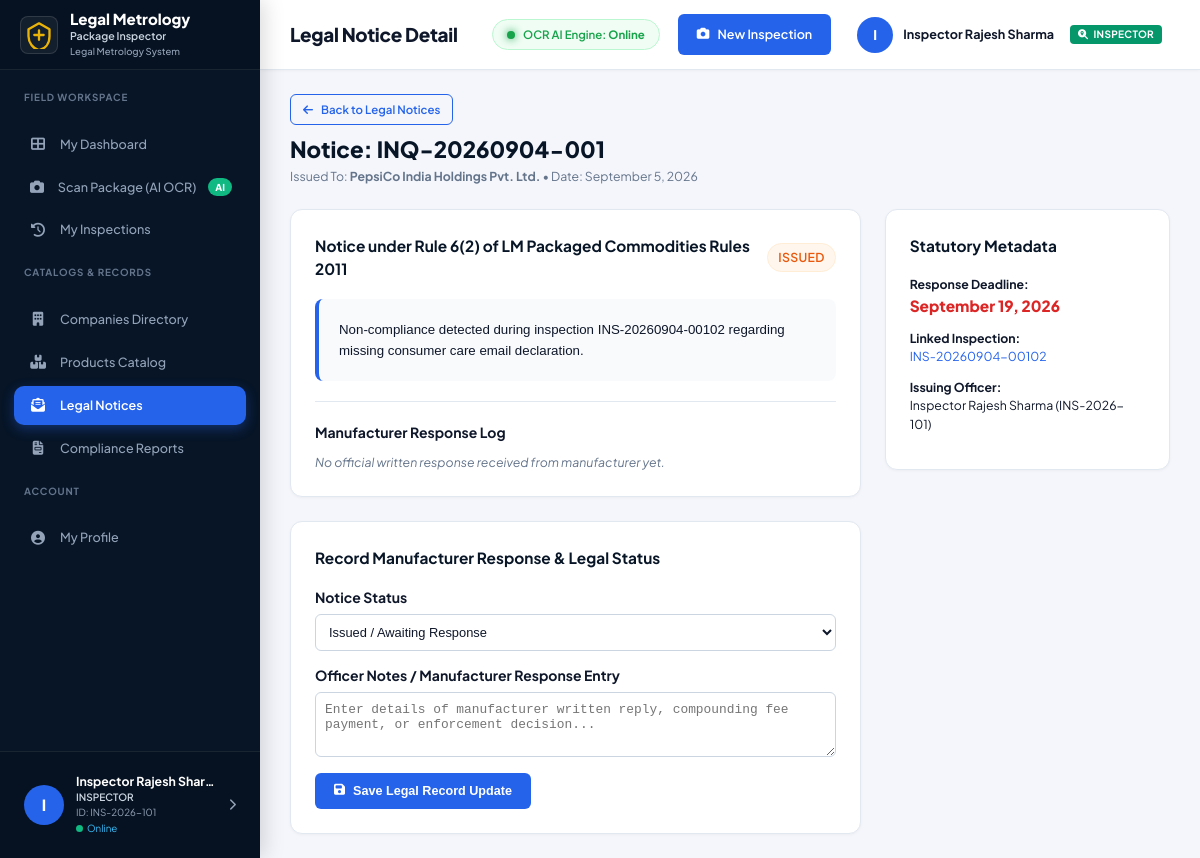
/pages/inquiry-details.php?id=1 (signed in), run on the app's committed database.
### tables this page shows
CREATE TABLE `inquiries` (
    `id` INT AUTO_INCREMENT PRIMARY KEY,
    `inquiry_number` VARCHAR(50) NOT NULL UNIQUE,
    `company_id` INT DEFAULT NULL,
    `product_id` INT DEFAULT NULL,
    `inspection_id` INT DEFAULT NULL,
    `inspector_id` INT NOT NULL,
    `manufacturer_name` VARCHAR(150) NOT NULL,
    `subject` VARCHAR(255) NOT NULL,
    `description` TEXT NOT NULL,
    `response_deadline` DATE NOT NULL,
    `manufacturer_response` TEXT DEFAULT NULL,
    `status` ENUM('Issued', 'Responded', 'Under Review', 'Resolved', 'Escalated') DEFAULT 'Issued',
    `issued_at` TIMESTAMP DEFAULT CURRENT_TIMESTAMP,
    FOREIGN KEY (`company_id`) REFERENCES `companies`(`id`) ON DELETE SET NULL,
    FOREIGN KEY (`product_id`) REFERENCES `products`(`id`) ON DELETE SET NULL,
    FOREIGN KEY (`inspection_id`) REFERENCES `inspections`(`id`) ON DELETE SET NULL,
    FOREIGN KEY (`inspector_id`) REFERENCES `users`(`id`) ON DELETE RESTRICT
);

CREATE TABLE `users` (
    `id` INT AUTO_INCREMENT PRIMARY KEY,
    `employee_id` VARCHAR(50) NOT NULL UNIQUE,
    `full_name` VARCHAR(100) NOT NULL,
    `email` VARCHAR(120) NOT NULL UNIQUE,
    `password_hash` VARCHAR(255) NOT NULL,
    `role` ENUM('officer', 'inspector') NOT NULL DEFAULT 'inspector',
    `department` VARCHAR(100) DEFAULT 'Legal Metrology Enforcement',
    `designation` VARCHAR(100) DEFAULT 'Inspector',
    `office_region` VARCHAR(100) DEFAULT 'Zone 1 - Headquarters',
    `joining_date` DATE DEFAULT NULL,
    `phone` VARCHAR(20) DEFAULT NULL,
    `status` ENUM('Active', 'Inactive', 'Suspended') NOT NULL DEFAULT 'Active',
    `last_login` DATETIME DEFAULT NULL,
    `created_at` TIMESTAMP DEFAULT CURRENT_TIMESTAMP,
    `updated_at` TIMESTAMP DEFAULT CURRENT_TIMESTAMP ON UPDATE CURRENT_TIMESTAMP
);

CREATE TABLE `inspections` (
    `id` INT AUTO_INCREMENT PRIMARY KEY,
    `inspection_number` VARCHAR(50) NOT NULL UNIQUE,
    `company_id` INT DEFAULT NULL,
    `product_id` INT DEFAULT NULL,
    `inspector_id` INT NOT NULL,
    `inspection_type` VARCHAR(100) DEFAULT 'Routine Market Inspection',
    `package_image_url` VARCHAR(500) DEFAULT NULL,
    `raw_ocr_text` LONGTEXT DEFAULT NULL,
    `extracted_json` JSON DEFAULT NULL,
    `overall_status` ENUM('COMPLIANT', 'NON_COMPLIANT', 'PENDING_REVIEW') NOT NULL DEFAULT 'COMPLIANT',
    `risk_level` ENUM('LOW', 'MEDIUM', 'HIGH', 'CRITICAL') DEFAULT 'LOW',
    `compliance_score` DECIMAL(5,2) NOT NULL DEFAULT 100.00,
    `notes` TEXT DEFAULT NULL,
    `inspection_date` DATETIME DEFAULT CURRENT_TIMESTAMP,
    `created_at` TIMESTAMP DEFAULT CURRENT_TIMESTAMP,
    FOREIGN KEY (`company_id`) REFERENCES `companies`(`id`) ON DELETE SET NULL,
    FOREIGN KEY (`product_id`) REFERENCES `products`(`id`) ON DELETE SET NULL,
    FOREIGN KEY (`inspector_id`) REFERENCES `users`(`id`) ON DELETE RESTRICT
);

### includes/functions.php (called while the page is built, shortened)
<?php
function is_logged_in() {
    return isset($_SESSION['user_id']) && !empty($_SESSION['user_id']);
}
function get_logged_user() {
    return [
        'id' => $_SESSION['user_id'],
        'employee_id' => $_SESSION['employee_id'] ?? '',
        'name' => $_SESSION['name'] ?? 'Officer',
        'email' => $_SESSION['email'] ?? '',
        'role' => strtolower($_SESSION['role'] ?? 'inspector'),
        'department' => $_SESSION['department'] ?? 'Legal Metrology'
    ];
}

### pages/inquiry-details.php (the view, shortened to what this page needs)
<?php
$pageTitle = 'Legal Notice Detail';
require_once __DIR__ . '/../includes/header.php';
require_once __DIR__ . '/../includes/sidebar.php';
$db = getDB();
$id = $_GET['id'] ?? null;
$stmt = $db->prepare("
    SELECT inq.*,
           i.inspection_number, i.overall_status AS inspection_status, i.compliance_score, i.id AS inspection_ref_id,
           p.product_name, p.category, p.gtin_barcode,
           u.full_name AS inspector_name, u.employee_id AS inspector_emp_id, u.department
    FROM inquiries inq
    LEFT JOIN inspections i ON inq.inspection_id = i.id
    LEFT JOIN products p ON i.product_id = p.id
    LEFT JOIN users u ON inq.inspector_id = u.id
    WHERE inq.id = ? OR inq.inquiry_number = ?
    LIMIT 1
");
$stmt->execute([$id, $id]);
$inquiry = $stmt->fetch();
?>
<div class="main-content">
    <?php require_once __DIR__ . '/../includes/navbar.php'; ?>
    <div class="content-body">
        <div style="margin-bottom: 24px;">
            <a href="inquiries.php" class="btn btn-outline btn-sm" style="margin-bottom: 8px;">
                <i class="fas fa-arrow-left"></i> Back to Legal Notices
            </a>
            <h2 style="font-size: 1.6rem; font-weight: 800; color: var(--primary-dark);">
                Notice: <?php echo htmlspecialchars($inquiry['inquiry_number']); ?>
            </h2>
            <p style="font-size: 0.88rem; color: var(--text-muted);">
                Issued To: <strong><?php echo htmlspecialchars($inquiry['manufacturer_name']); ?></strong> &bull; Date: <?php echo date('F j, Y', strtotime($inquiry['issued_at'])); ?>
            </p>
        </div>
        <div style="display: grid; grid-template-columns: 2fr 1fr; gap: 24px;">
            <div style="display: flex; flex-direction: column; gap: 24px;">
                <div class="card">
                    <div class="card-header" style="display: flex; justify-content: space-between; align-items: center;">
                        <h3 class="card-title"><?php echo htmlspecialchars($inquiry['subject']); ?></h3>
                        <span class="badge badge-warning" style="font-size: 0.88rem;"><?php echo htmlspecialchars($inquiry['status']); ?></span>
                    </div>
                    <div class="card-body">
                        <div style="background: #f8fafc; padding: 20px; border-radius: 8px; border-left: 4px solid var(--primary); font-family: sans-serif; font-size: 0.95rem; line-height: 1.6; white-space: pre-wrap; margin-bottom: 20px; color: #0f172a;"><?php echo htmlspecialchars($inquiry['description']); ?></div>
                        <div style="border-top: 1px solid var(--border); padding-top: 20px;">
                            <h4 style="font-size: 1rem; font-weight: 700; margin-bottom: 10px;">Manufacturer Response Log</h4>
                            <?php if (!empty($inquiry['manufacturer_response'])): ?>
                                <div style="background: #f1f5f9; padding: 16px; border-radius: 8px; font-size: 0.9rem; white-space: pre-wrap; color: #334155;"><?php echo htmlspecialchars($inquiry['manufacturer_response']); ?></div>
                            <?php else: ?>
                                <p style="font-size: 0.88rem; color: var(--text-muted); font-style: italic;">No official written response received from manufacturer yet.</p>
                            <?php endif; ?>
                        </div>
                    </div>
                </div>
                <div class="card">
                    <div class="card-header">
                        <h3 class="card-title">Record Manufacturer Response & Legal Status</h3>
                    </div>
                    <div class="card-body">
                        <form id="updateInquiryForm">
                            <div class="form-group" style="margin-bottom: 14px;">
                                <label><strong>Notice Status</strong></label>
                                <select id="updateStatusSelect" class="form-control" style="width: 100%; padding: 9px; border: 1px solid #cbd5e1; border-radius: 6px;">
                                    <option value="Issued" <?php echo ($inquiry['status'] === 'Issued') ? 'selected' : ''; ?>>Issued / Awaiting Response</option>
                                </select>
                            </div>
                            <div class="form-group" style="margin-bottom: 16px;">
                                <label><strong>Officer Notes / Manufacturer Response Entry</strong></label>
                                <textarea id="updateResponseNotes" class="form-control" rows="3" placeholder="Enter details of manufacturer written reply, compounding fee payment, or enforcement decision..." style="width: 100%; padding: 9px; border: 1px solid #cbd5e1; border-radius: 6px;"></textarea>
                            </div>
                            <button type="button" class="btn btn-primary" id="btnSaveInquiryUpdate">
                                <i class="fas fa-save"></i> Save Legal Record Update
                            </button>
                        </form>
                    </div>
                </div>
            </div>
            <div style="display: flex; flex-direction: column; gap: 24px;">
                <div class="card">
                    <div class="card-header">
                        <h3 class="card-title">Statutory Metadata</h3>
                    </div>
                    <div class="card-body" style="font-size: 0.88rem;">
                        <div style="margin-bottom: 12px;">
                            <strong>Response Deadline:</strong><br>
                            <span style="font-size: 1.1rem; font-weight: 800; color: #dc2626;">
                                <?php echo date('F j, Y', strtotime($inquiry['response_deadline'])); ?>
                            </span>
                        </div>
                        <div style="margin-bottom: 12px;">
                            <strong>Linked Inspection:</strong><br>
                            <a href="inspection-result.php?id=<?php echo $inquiry['inspection_ref_id']; ?>" class="table-id-link">
                                <?php echo htmlspecialchars($inquiry['inspection_number'] ?? 'View Inspection'); ?>
                            </a>
                        </div>
                        <div style="margin-bottom: 12px;">
                            <strong>Issuing Officer:</strong><br>
                            <?php echo htmlspecialchars($inquiry['inspector_name']); ?> (<?php echo htmlspecialchars($inquiry['inspector_emp_id']); ?>)
                        </div>
                    </div>
                </div>
            </div>
        </div>
    </div>
</div>
<?php require_once __DIR__ . '/../includes/footer.php'; ?>

### includes/navbar.php (shortened to what this page needs)
<?php
$currentUser = get_logged_user();
$headerTitle = $headerTitle ?? $pageTitle ?? 'Officer Control Dashboard';
$userInitial = strtoupper(substr($currentUser['name'] ?? 'F', 0, 1));
?>
<header class="top-navbar">
    <div class="navbar-left">
        <h1 class="top-navbar-title"><?php echo htmlspecialchars($headerTitle); ?></h1>
    </div>
    <div class="navbar-right">
        <div class="ocr-engine-pill">
            <span class="ocr-dot"></span>
            <span class="ocr-text">OCR AI Engine: <strong>Online</strong></span>
        </div>
        <a href="new-inspection.php" class="btn btn-primary top-cta-btn">
            <i class="fas fa-camera"></i> New Inspection
        </a>
        <a href="profile.php" class="top-user-pill">
            <span class="top-user-avatar"><?php echo $userInitial; ?></span>
            <span class="top-user-name"><?php echo htmlspecialchars($currentUser['name'] ?? 'User'); ?></span>
            <?php if (strtolower($currentUser['role'] ?? '') === 'officer'): ?>
                <span class="badge" style="background-color: #2563eb; color: #ffffff; padding: 2px 8px; border-radius: 4px; font-size: 0.72rem; font-weight: 700; margin-left: 6px;">
                    <i class="fas fa-shield-alt"></i> OFFICER
                </span>
            <?php else: ?>
                <span class="badge" style="background-color: #059669; color: #ffffff; padding: 2px 8px; border-radius: 4px; font-size: 0.72rem; font-weight: 700; margin-left: 6px;">
                    <i class="fas fa-search-location"></i> INSPECTOR
                </span>
            <?php endif; ?>
        </a>
    </div>
</header>

### css/responsive.css (style rules this page uses)
*, *::before, *::after { box-sizing: border-box; }
body, p, span, div, h1, h2, h3, h4, h5, h6, label, td, th, input, textarea, select, a { word-wrap: break-word; overflow-wrap: break-word; word-break: normal; max-width: 100%; }
@media (min-width: 993px) { .main-wrapper, .main-content { margin-left: 260px !important; width: calc(100% - 260px) !important; } }

### data on the page
inquiries: inspector.full_name "I", inspector.full_name "Inspector Rajesh Sharma", inquiry_number "INQ-20260904-001", manufacturer_name "PepsiCo India Holdings Pvt. Ltd.", issued_at "September 5, 2026", subject "Notice under Rule 6(2) of LM Packaged Commodities Rules 2011", status "ISSUED", description "Non-compliance detected during inspection INS-20260904-00102 regarding missing consumer care email declaration.", status "Issued / Awaiting Response", response_deadline "September 19, 2026", inspection.inspection_number "INS-20260904-00102", inspector.employee_id "INS-2026-101"

### other printed values
$userInitial "I"
$currentUser['name'] "Inspector Rajesh Shar…"
$currentUser['role'] "INSPECTOR"
$userEmpId "INS-2026-101"
$headerTitle "Legal Notice Detail"
